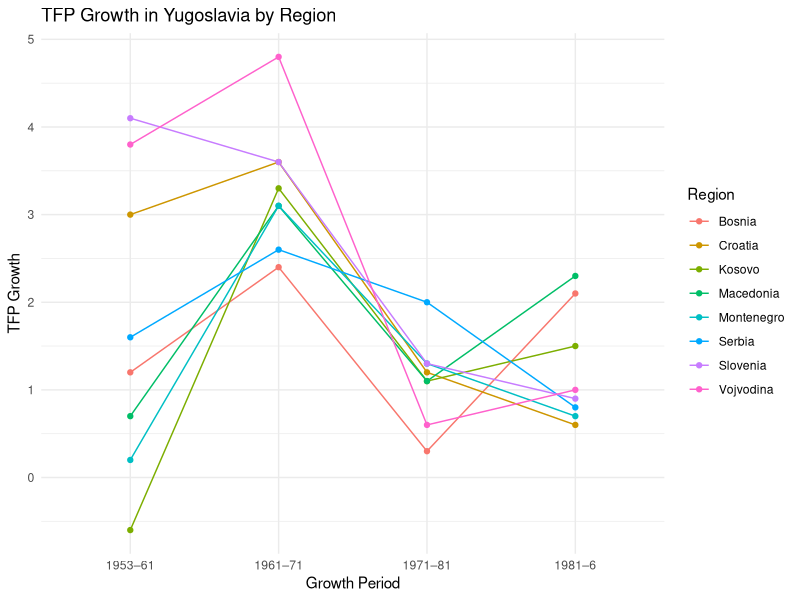
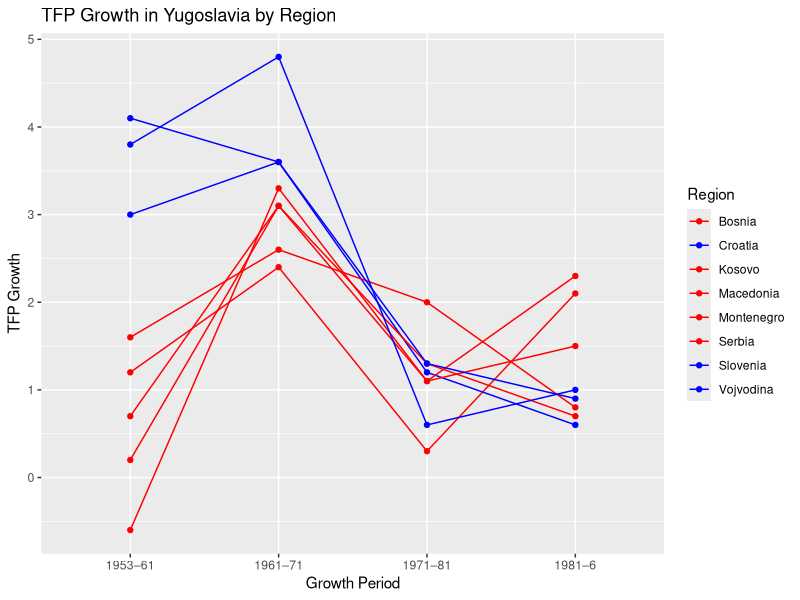
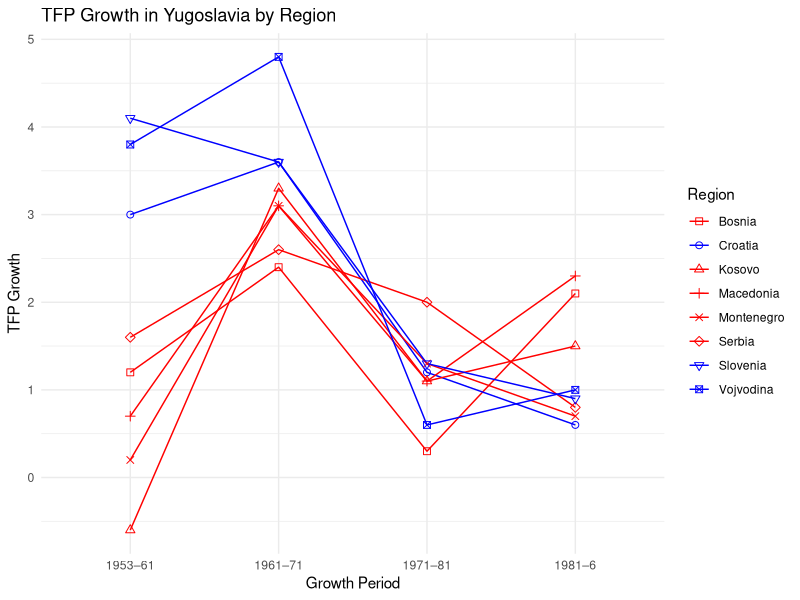

R code for these plots, in order:
## ---- chunk 1
library(tidyverse)
library(plm)
## ---- chunk 2
yugoslavia_growth <- data.frame(
  Region = c(rep("Bosnia", 4), rep("Croatia", 4), rep("Kosovo", 4), rep("Macedonia", 4), 
             rep("Montenegro", 4), rep("Serbia", 4), rep("Slovenia", 4), rep("Vojvodina", 4)),
  Growth_Period = rep(c("1953–61", "1961–71", "1971–81", "1981–6"), 8),
  Labour_Productivity = c(5.0, 7.4, 4.1, 4.4, 5.9, 8.1, 4.3, 2.0, 2.5, 9.7, 5.4, 2.3, 5.0, 8.5, 3.5, 3.8,
                          5.7, 7.3, 4.7, 2.0, 5.5, 6.9, 4.9, 2.5, 6.7, 7.2, 4.1, 1.6, 6.4, 8.8, 4.5, 2.3),
  Physical_Capital_Deepening = c(2.1, 3.7, 2.4, 1.6, 1.3, 3.6, 2.3, 0.9, 1.8, 4.5, 2.9, 0.5, 2.6, 4.1, 1.5, 0.8,
                                  3.8, 3.1, 2.3, 0.8, 2.4, 3.4, 1.9, 1.1, 1.3, 2.9, 2.3, 0.4, 1.3, 3.2, 3.0, 1.0),
  Human_Capital_Deepening = c(1.6, 1.3, 1.4, 0.7, 1.5, 0.9, 0.8, 0.5, 1.4, 1.8, 1.4, 0.3, 1.8, 1.3, 0.9, 0.7,
                               1.7, 1.0, 1.2, 0.5, 1.5, 1.0, 1.0, 0.6, 1.3, 0.6, 0.5, 0.3, 1.4, 0.7, 0.9, 0.3),
  TFP = c(1.2, 2.4, 0.3, 2.1, 3.0, 3.6, 1.2, 0.6, -0.6, 3.3, 1.1, 1.5, 0.7, 3.1, 1.1, 2.3, 0.2, 3.1, 1.3, 0.7,
          1.6, 2.6, 2.0, 0.8, 4.1, 3.6, 1.3, 0.9, 3.8, 4.8, 0.6, 1.0)
)
## ---- chunk 3
# clean data frame, make a separate DF just for TFP

yugoslavia_growth_tfp <- yugoslavia_growth %>%
  select(Region, Growth_Period, TFP) %>%
  spread(key = Growth_Period, value = TFP)
## ---- chunk 4
# line plot

yugoslavia_growth_tfp %>%
  gather(key = "Growth_Period", value = "TFP", -Region) %>%
  ggplot(aes(x = Growth_Period, y = TFP, group = Region, color = Region)) +
  geom_line() +
  geom_point() +
  labs(title = "TFP Growth in Yugoslavia by Region",
       x = "Growth Period",
       y = "TFP Growth") +
  theme_minimal()
## ---- chunk 5
# adjust colors for the northern regions (Vojvodina, Slovenia, Croatia)

yugoslavia_growth_tfp %>%
  gather(key = "Growth_Period", value = "TFP", -Region) %>%
  ggplot(aes(x = Growth_Period, y = TFP, group = Region, color = Region)) +
  geom_line() +
  geom_point(size=1.5) +
  scale_color_manual(values = c("red", "blue", "red", "red", "red", "red", "blue", "blue")) +
  labs(title = "TFP Growth in Yugoslavia by Region",
       x = "Growth Period",
       y = "TFP Growth")
## ---- chunk 6
# adjust the shapes of the points, each region different shape

yugoslavia_growth_tfp %>%
  gather(key = "Growth_Period", value = "TFP", -Region) %>%
  ggplot(aes(x = Growth_Period, y = TFP, group = Region, color = Region, shape = Region)) +
  geom_line() +
  geom_point(size=2) +
  scale_color_manual(values = c("red", "blue", "red", "red", "red", "red", "blue", "blue")) +
  scale_shape_manual(values = c(0, 1, 2, 3, 4, 5, 6, 7)) +
  labs(title = "TFP Growth in Yugoslavia by Region",
       x = "Growth Period",
       y = "TFP Growth") +
  theme_minimal()
## ---- chunk 7
